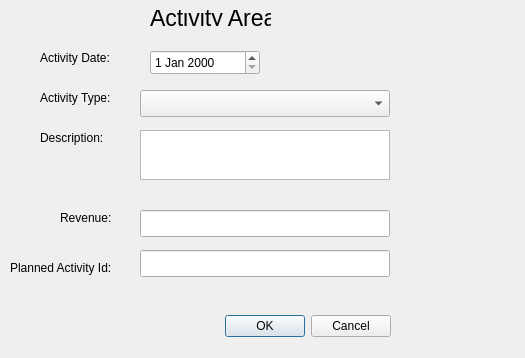
<?xml version="1.0" encoding="UTF-8"?>
<ui version="4.0">
 <class>activity_area</class>
 <widget class="QDialog" name="activity_area">
  <property name="geometry">
   <rect>
    <x>0</x>
    <y>0</y>
    <width>525</width>
    <height>358</height>
   </rect>
  </property>
  <property name="windowTitle">
   <string>Dialog</string>
  </property>
  <widget class="QDialogButtonBox" name="buttonBox">
   <property name="geometry">
    <rect>
     <x>50</x>
     <y>310</y>
     <width>341</width>
     <height>32</height>
    </rect>
   </property>
   <property name="orientation">
    <enum>Qt::Horizontal</enum>
   </property>
   <property name="standardButtons">
    <set>QDialogButtonBox::Cancel|QDialogButtonBox::Ok</set>
   </property>
  </widget>
  <widget class="QLabel" name="label">
   <property name="geometry">
    <rect>
     <x>150</x>
     <y>10</y>
     <width>121</width>
     <height>16</height>
    </rect>
   </property>
   <property name="font">
    <font>
     <pointsize>17</pointsize>
    </font>
   </property>
   <property name="text">
    <string>Activity Area</string>
   </property>
  </widget>
  <widget class="QPlainTextEdit" name="description">
   <property name="geometry">
    <rect>
     <x>140</x>
     <y>130</y>
     <width>250</width>
     <height>50</height>
    </rect>
   </property>
  </widget>
  <widget class="QLineEdit" name="revenue">
   <property name="geometry">
    <rect>
     <x>140</x>
     <y>210</y>
     <width>250</width>
     <height>27</height>
    </rect>
   </property>
  </widget>
  <widget class="QLineEdit" name="plannedact_id">
   <property name="geometry">
    <rect>
     <x>140</x>
     <y>250</y>
     <width>250</width>
     <height>27</height>
    </rect>
   </property>
  </widget>
  <widget class="QLabel" name="label_2">
   <property name="geometry">
    <rect>
     <x>40</x>
     <y>50</y>
     <width>91</width>
     <height>16</height>
    </rect>
   </property>
   <property name="text">
    <string>Activity Date:</string>
   </property>
  </widget>
  <widget class="QLabel" name="label_3">
   <property name="geometry">
    <rect>
     <x>40</x>
     <y>90</y>
     <width>101</width>
     <height>16</height>
    </rect>
   </property>
   <property name="text">
    <string>Activity Type:</string>
   </property>
  </widget>
  <widget class="QLabel" name="label_4">
   <property name="geometry">
    <rect>
     <x>40</x>
     <y>130</y>
     <width>81</width>
     <height>16</height>
    </rect>
   </property>
   <property name="text">
    <string>Description:</string>
   </property>
  </widget>
  <widget class="QLabel" name="label_5">
   <property name="geometry">
    <rect>
     <x>60</x>
     <y>210</y>
     <width>62</width>
     <height>16</height>
    </rect>
   </property>
   <property name="text">
    <string>Revenue:</string>
   </property>
  </widget>
  <widget class="QLabel" name="label_6">
   <property name="geometry">
    <rect>
     <x>10</x>
     <y>260</y>
     <width>131</width>
     <height>16</height>
    </rect>
   </property>
   <property name="text">
    <string>Planned Activity Id:</string>
   </property>
  </widget>
  <widget class="QComboBox" name="acttype_id">
   <property name="geometry">
    <rect>
     <x>140</x>
     <y>90</y>
     <width>250</width>
     <height>27</height>
    </rect>
   </property>
  </widget>
  <widget class="QDateEdit" name="activity_date">
   <property name="geometry">
    <rect>
     <x>150</x>
     <y>50</y>
     <width>110</width>
     <height>25</height>
    </rect>
   </property>
  </widget>
 </widget>
 <resources/>
 <connections>
  <connection>
   <sender>buttonBox</sender>
   <signal>accepted()</signal>
   <receiver>activity_area</receiver>
   <slot>accept()</slot>
   <hints>
    <hint type="sourcelabel">
     <x>248</x>
     <y>254</y>
    </hint>
    <hint type="destinationlabel">
     <x>157</x>
     <y>274</y>
    </hint>
   </hints>
  </connection>
  <connection>
   <sender>buttonBox</sender>
   <signal>rejected()</signal>
   <receiver>activity_area</receiver>
   <slot>reject()</slot>
   <hints>
    <hint type="sourcelabel">
     <x>316</x>
     <y>260</y>
    </hint>
    <hint type="destinationlabel">
     <x>286</x>
     <y>274</y>
    </hint>
   </hints>
  </connection>
 </connections>
</ui>
